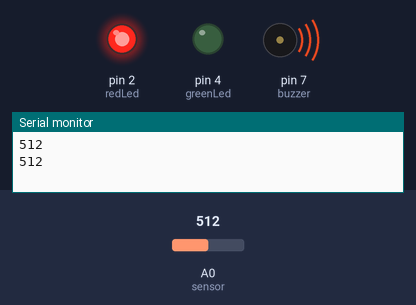
Simulated run of this sketch. Board: Arduino Uno, built with avr-gcc and run on an emulated ATmega328P. Parts: output pins drawn as LEDs (lit = HIGH), buzzer (waves = sounding, pin HIGH), the last lines printed to the serial monitor. Inputs (shaded band) come from the test bench; at power-on: A0 (sensor) = 512.

Above: at 1.8 s.
1.9 s: A0 (sensor) set to 308
3.4 s: A0 (sensor) set to 293
At 4.5 s:
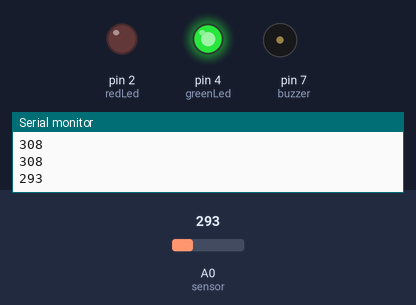
5.5 s: A0 (sensor) set to 306
At 7.2 s:
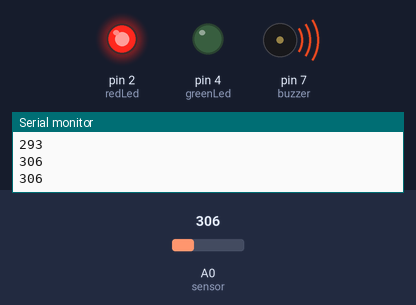
7.5 s: A0 (sensor) set to 290
At 8.8 s:
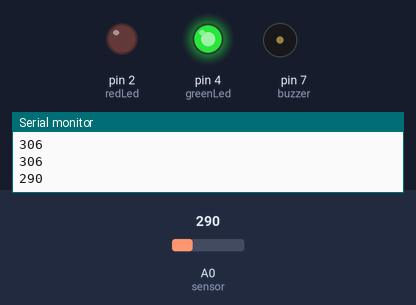
Timing chart, 0 to 10.5 s (numbered marks = the images above; inputs shaded):
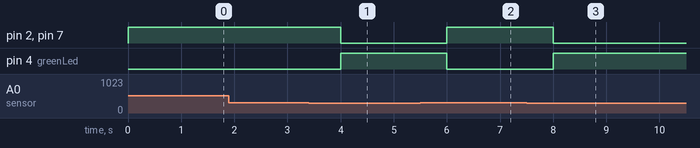

The sketch:

smokeDetection.ino
```cpp
int redLed=2;
int greenLed=4;
int buzzer=7;
int sensor=A0;
int Threshold=300;

void setup() {
  // put your setup code here, to run once:
  Serial.begin(9600);
  pinMode(redLed,OUTPUT);
  pinMode(greenLed,OUTPUT);
  pinMode(buzzer,OUTPUT);
  pinMode(sensor,INPUT);
  digitalWrite(greenLed,HIGH);
}

void loop() {
  // put your main code here, to run repeatedly:
  int sensorValue=analogRead(sensor);
  Serial.println(sensorValue);
  if(sensorValue>Threshold)
  {
    digitalWrite(greenLed,LOW);
    digitalWrite(buzzer,HIGH);
    digitalWrite(redLed,HIGH);
  }
  else
  {
    digitalWrite(greenLed,HIGH);
    digitalWrite(redLed,LOW);
    digitalWrite(buzzer,LOW);
  }
  delay(1000);
}
```

Measured:
- the behaviour switches between 301 and 300 on A0 (sensor) (found by bisection; images 0 and 1)
- after the input at 3.4 s, pin 2 (redLed), pin 7 (buzzer): HIGH → LOW after 0.60 s; pin 4 (greenLed): LOW → HIGH after 0.60 s
- after the input at 5.5 s, pin 2 (redLed), pin 7 (buzzer): LOW → HIGH after 0.50 s; pin 4 (greenLed): HIGH → LOW after 0.50 s
- after the input at 7.5 s, pin 2 (redLed), pin 7 (buzzer): HIGH → LOW after 0.50 s; pin 4 (greenLed): LOW → HIGH after 0.50 s
